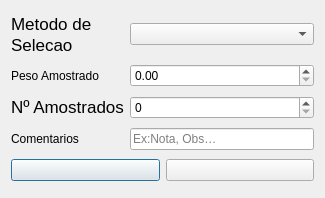
<?xml version="1.0" encoding="UTF-8"?>
<ui version="4.0">
 <class>frmAmostCatComercial</class>
 <widget class="QDialog" name="frmAmostCatComercial">
  <property name="geometry">
   <rect>
    <x>0</x>
    <y>0</y>
    <width>325</width>
    <height>198</height>
   </rect>
  </property>
  <property name="windowTitle">
   <string>Amostra da Categoria</string>
  </property>
  <layout class="QGridLayout" name="gridLayout_2">
   <item row="0" column="0">
    <widget class="QLabel" name="label_13">
     <property name="text">
      <string>&lt;!DOCTYPE HTML PUBLIC &quot;-//W3C//DTD HTML 4.0//EN&quot; &quot;http://www.w3.org/TR/REC-html40/strict.dtd&quot;&gt;
&lt;html&gt;&lt;head&gt;&lt;meta name=&quot;qrichtext&quot; content=&quot;1&quot; /&gt;&lt;style type=&quot;text/css&quot;&gt;
p, li { white-space: pre-wrap; }
&lt;/style&gt;&lt;/head&gt;&lt;body style=&quot; font-family:'.SF NS Text'; font-size:13pt; font-weight:400; font-style:normal;&quot;&gt;
&lt;p style=&quot; margin-top:0px; margin-bottom:0px; margin-left:0px; margin-right:0px; -qt-block-indent:0; text-indent:0px;&quot;&gt;Metodo de&lt;/p&gt;
&lt;p style=&quot; margin-top:1px; margin-bottom:1px; margin-left:0px; margin-right:0px; -qt-block-indent:0; text-indent:0px;&quot;&gt;Selecao&lt;/p&gt;&lt;/body&gt;&lt;/html&gt;</string>
     </property>
    </widget>
   </item>
   <item row="0" column="1">
    <widget class="QComboBox" name="CBMetSelecao"/>
   </item>
   <item row="1" column="0">
    <widget class="QLabel" name="label_7">
     <property name="text">
      <string>Peso Amostrado</string>
     </property>
    </widget>
   </item>
   <item row="1" column="1">
    <widget class="QDoubleSpinBox" name="DSBPeso">
     <property name="maximum">
      <double>10000.989999999999782</double>
     </property>
    </widget>
   </item>
   <item row="2" column="0">
    <widget class="QLabel" name="label_12">
     <property name="text">
      <string>&lt;!DOCTYPE HTML PUBLIC &quot;-//W3C//DTD HTML 4.0//EN&quot; &quot;http://www.w3.org/TR/REC-html40/strict.dtd&quot;&gt;
&lt;html&gt;&lt;head&gt;&lt;meta name=&quot;qrichtext&quot; content=&quot;1&quot; /&gt;&lt;style type=&quot;text/css&quot;&gt;
p, li { white-space: pre-wrap; }
&lt;/style&gt;&lt;/head&gt;&lt;body style=&quot; font-family:'.SF NS Text'; font-size:13pt; font-weight:400; font-style:normal;&quot;&gt;
&lt;p style=&quot; margin-top:0px; margin-bottom:0px; margin-left:0px; margin-right:0px; -qt-block-indent:0; text-indent:0px;&quot;&gt;Nº Amostrados&lt;/p&gt;&lt;/body&gt;&lt;/html&gt;</string>
     </property>
    </widget>
   </item>
   <item row="2" column="1">
    <widget class="QSpinBox" name="SBN_Indiv_Amost">
     <property name="maximum">
      <number>10000</number>
     </property>
    </widget>
   </item>
   <item row="3" column="0">
    <widget class="QLabel" name="label_4">
     <property name="text">
      <string>Comentarios</string>
     </property>
    </widget>
   </item>
   <item row="3" column="1">
    <widget class="QLineEdit" name="LEComentarios">
     <property name="placeholderText">
      <string>Ex:Nota, Obs…</string>
     </property>
    </widget>
   </item>
   <item row="4" column="0" colspan="2">
    <layout class="QGridLayout" name="gridLayout">
     <item row="0" column="0">
      <widget class="QPushButton" name="PBSalvar">
       <property name="text">
        <string/>
       </property>
       <property name="icon">
        <iconset resource="icons.qrc">
         <normaloff>:/newPrefix/Icons/002-save.png</normaloff>:/newPrefix/Icons/002-save.png</iconset>
       </property>
      </widget>
     </item>
     <item row="0" column="1">
      <widget class="QPushButton" name="PBCancelar">
       <property name="text">
        <string/>
       </property>
       <property name="icon">
        <iconset resource="icons.qrc">
         <normaloff>:/newPrefix/Icons/003-error.png</normaloff>:/newPrefix/Icons/003-error.png</iconset>
       </property>
      </widget>
     </item>
    </layout>
   </item>
  </layout>
 </widget>
 <resources>
  <include location="icons.qrc"/>
 </resources>
 <connections/>
</ui>
